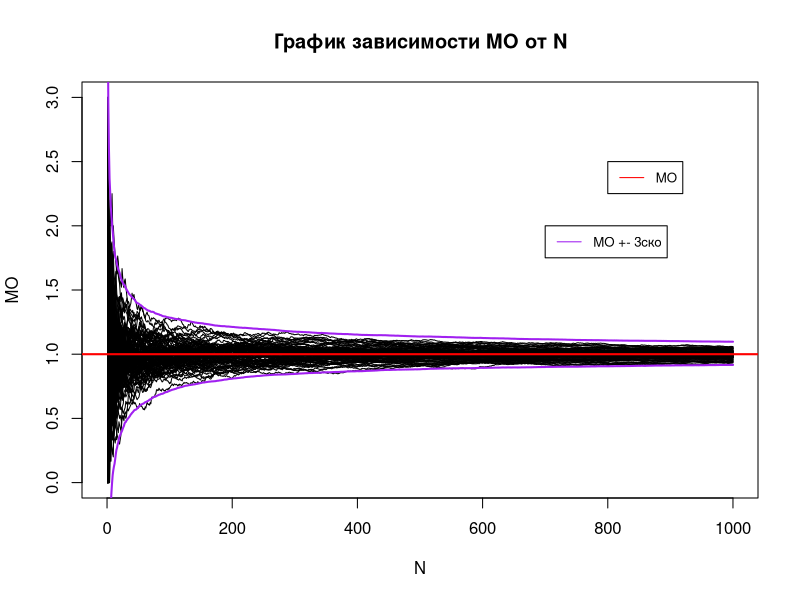

Reproduce this figure in R.
vec = array()
vectors_mean = vector(length = 1000)
plot(c(0,1000), c(0, 3) , type = 'n',
     xlab = 'N', ylab = 'МО', main ='График зависимости МО от N')
for (i in 0:100) {
  binom = rbinom(0:1000,10,0.1)
  vectors_mean = vectors_mean + as.vector(binom)
  for (i in 1:1000) vec[i] = mean(binom[1:i])
  lines(vec, type = 'l', lwd =1, col='black' )
}
vectors_mean = vectors_mean / 100

legend(800, 2.5, legend=c("МО"),
       col=c("red"), lty=1:2, cex=0.8)
legend(700, 2, legend=c("МО +- 3ско"),
       col=c("purple"), lty=1:2, cex=0.8)

for (i in 1:1000) {
  for (i in 1:1000) vec[i] = mean(vectors_mean[1:i]) - (3 * (0.95 / i ** (1/2)))
  
}
lines(vec, type = 'l', lwd =2, col='purple' )
for (i in 1:1000) {
  for (i in 1:1000) vec[i] = mean(vectors_mean[1:i]) + (3 * (0.95 / i ** (1/2)))
  
}
lines(vec, type = 'l', lwd =2, col='purple' )
abline(h = 1, col = 'red', lwd = 2)



#abline(h = 1 + 0.95**3, col = 'purple', lwd = 2)
#abline(h = 1 - 0.95**3, col = 'purple', lwd = 2)

